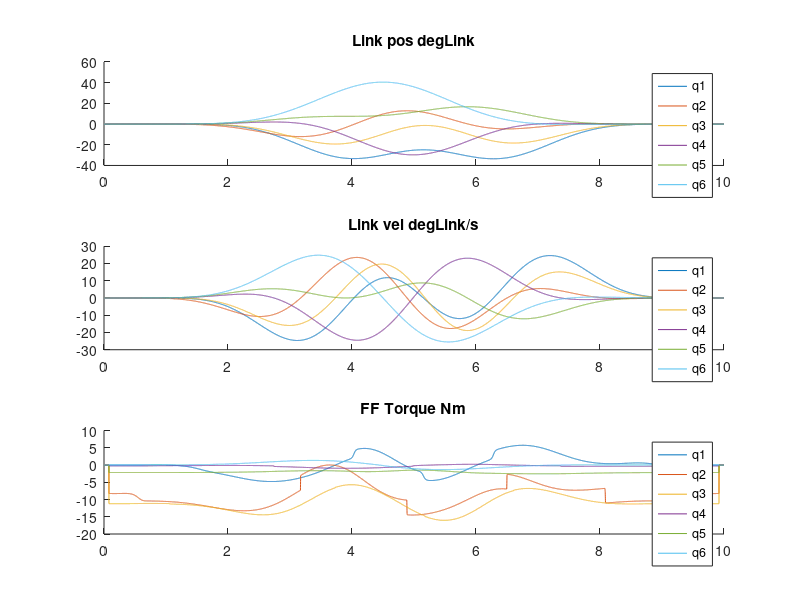

Reproduce this figure in MATLAB. (Note: this script raises an error after producing the figure.)
function prepare_data_for_target

load('data_ref.mat', 'time_data', 'ref_kin', 'tau_ff_all', 'n_axis', 'para')


% make sure that the sample time is equal to BR cycle time
dt_BR = 0.0008;
n_datasets = 3;
n_cutoff_end_torque = 100;
n_cutoff_start_torque = 100;
n_cycles = 1;

tend = time_data.tend;
time_BR = 0:dt_BR:tend;
nt_BR = numel(time_BR);
time_cont = time_data.time_cont;


interp_phi_r_all = zeros(nt_BR, n_axis);
interp_phi_r_all_d1 = zeros(nt_BR, n_axis);
interp_ref_d1_phi_m = zeros(nt_BR, n_axis);
interp_tau_ff_all = zeros(nt_BR, n_axis);
% interpolate to BR time
for k_axis = 1:n_axis
    
    interp_phi_r_all(:,k_axis)        = interp1(time_cont, ref_kin.phi_r_all(:,k_axis), time_BR);
    interp_phi_r_all_d1(:,k_axis)     = interp1(time_cont, ref_kin.phi_r_all_d1(:,k_axis), time_BR);
    interp_tau_ff_all(:,k_axis)       = interp1(time_cont, tau_ff_all(k_axis, :), time_BR);
    
end
% change units to BR units (degLink, degLink/s, Nm)
for k_axis = 1:n_axis
    
    interp_phi_r_all(:,k_axis)        = interp_phi_r_all(:,k_axis);
    interp_phi_r_all_d1(:,k_axis)     = interp_phi_r_all_d1(:,k_axis);
    interp_tau_ff_all(:,k_axis)       = interp_tau_ff_all(:,k_axis);
    
end
interp_tau_ff_all(end-n_cutoff_end_torque:end, :) = 0;
interp_tau_ff_all(1:n_cutoff_start_torque, :) = 0;

data = cell(n_datasets,1);
cycles_phi_r_all = zeros(nt_BR, n_axis);
cycles_phi_r_all_d1 = zeros(nt_BR, n_axis);
cycles_tau_ff_all = zeros(nt_BR, n_axis);

for k_cycles = 1:n_cycles
    
    time_index = (k_cycles -1)*nt_BR + (1:nt_BR);
    cycles_phi_r_all(time_index, :) = 180/pi*interp_phi_r_all;
    cycles_phi_r_all_d1(time_index, :) = 180/pi*interp_phi_r_all_d1;
    cycles_tau_ff_all(time_index, :) = interp_tau_ff_all;
end


data{1}        = cycles_phi_r_all; % motor reference angle
data{2}        = cycles_phi_r_all_d1; % link reference speed
data{3}        = cycles_tau_ff_all; % feed forward torque

nt_cycles = length(cycles_tau_ff_all);
time_BR_cylces = linspace(0, tend*n_cycles, nt_cycles);

% make sure all initial values are set to zero
for k_data = 1:n_datasets
    for k_axis = 1:nt_cycles
        data{k_data}(k_axis, :) = data{k_data}(k_axis, :) - data{k_data}(1, :);
    end
    
    % make sure all final values are set to zero
    data{k_data}(k_axis, end) = 0;
end



%% plot dataset
figure
for k_data = 1:n_datasets
    
    subplot(n_datasets,1,k_data)
    hold on
    for k_axis = 1:n_axis
        plot(time_BR_cylces, data{k_data}(:, k_axis))
    end
    switch k_data
        case 1
            title('Link pos degLink');
            legend('q1','q2','q3','q4','q5','q6')
        case 2
            title('Link vel degLink/s');
            legend('q1','q2','q3','q4','q5','q6')
        case 3
            title('FF Torque Nm');
            legend('q1','q2','q3','q4','q5','q6')
    end
    
end


%% check for joint limits

joint_limit_lb_deg = [-90, -30, -110, -180, -90, -180];
joint_limit_ub_deg = [90, 40, 40, 180, 90, 180];
joint_limit_reserve_deg = 3;
k_data = 1;
joint_limits_ok = true;
for k_axis = 1:n_axis
    %% check if position is within joint limits
    if any(data{k_data}(:, k_axis) >= joint_limit_ub_deg(k_axis) - joint_limit_reserve_deg   )
        joint_limits_ok = false;
        warning('----- DO NOT EXECUTE -----')
        warning(['All data will be overridden with zeros. Position is not within upper joint limits. Axis ',num2str(k_axis),'.'])
    end
    if any(data{k_data}(:, k_axis) <= joint_limit_lb_deg(k_axis) + joint_limit_reserve_deg   )
        joint_limits_ok = false;
        warning('----- DO NOT EXECUTE -----')
        warning(['All data will be overridden with zeros. Position is not within lower joint limits. Axis ',num2str(k_axis),'.'])
    end
    % override data with zeros
    if not( joint_limits_ok )
        for k_data = 1:n_datasets
            % use (:) to leave the data size unchanged
            data{k_data}(:) = 0;
        end
    end
end



%% create text file
fid = fopen('data/data_target_system.txt','wt');
fprintf(fid,'data_points : UDINT := %i; \n',nt_cycles);
fprintf(fid,'data_end_time : LREAL := %f; \n',tend);
fprintf(fid,'data_sample_time : LREAL := %f; \n',dt_BR);
% for all datasets
for k_data = 1:n_datasets
    switch k_data
        case 1
            name = 'phi_r';
        case 2
            name = 'phi_rd';
        case 3
            name = 'tau_flat';
    end
    
    % for all axis
    for k_axis = 1:n_axis
        
        fprintf(fid, name);
        fprintf(fid,'_%i : ARRAY[1..%i] OF REAL := [', k_axis, nt_cycles);
        
        % for all timesteps
        for k_time = 1:nt_cycles-1
            
            val = data{k_data}(k_time, k_axis);
            
            fprintf(fid,'%f, ',val);
            
        end
        % last one without comma
        val = data{k_data}(end, k_axis);
        
        fprintf(fid,'%f]; \n', val);
    end
end
% close file
fclose(fid);

end




